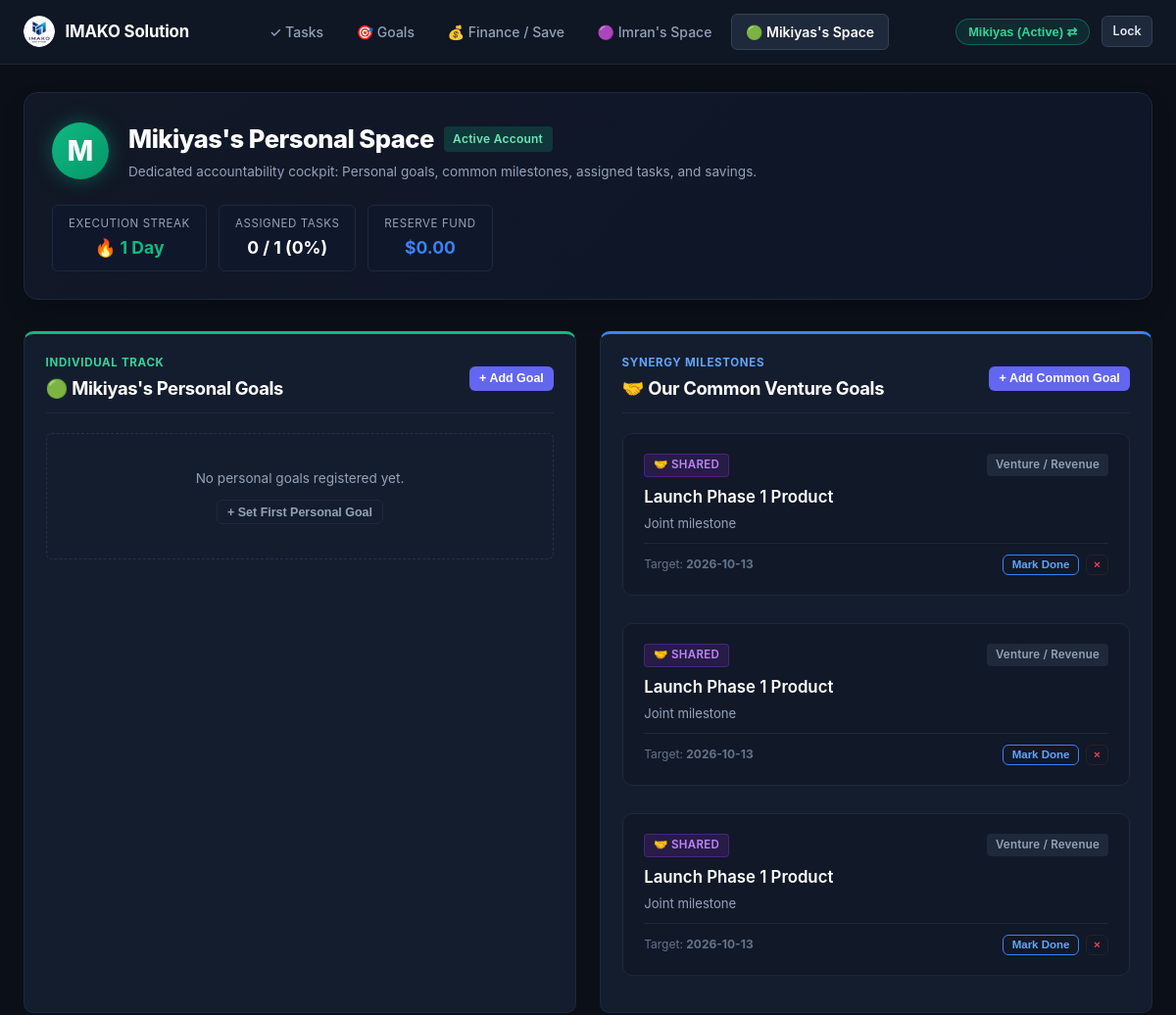
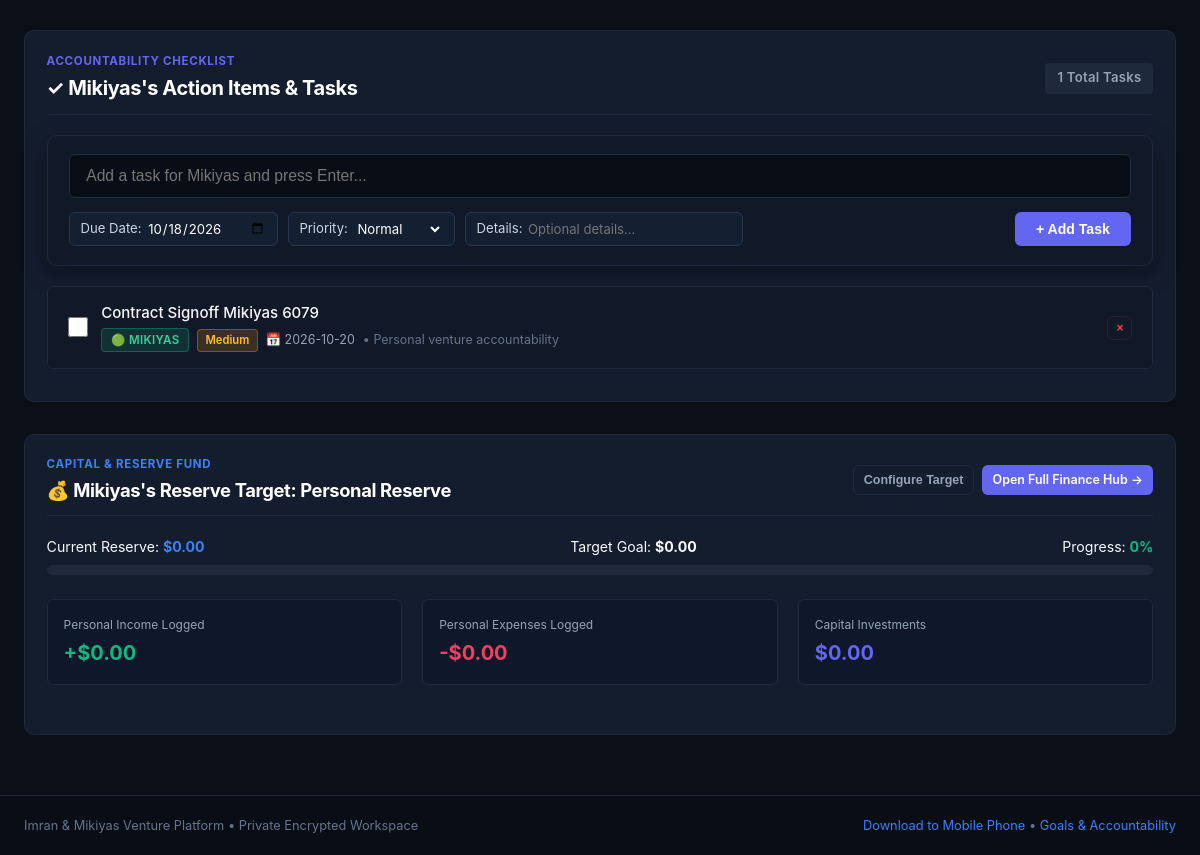
Page /mikiyas (signed in) on the earlier database version (2 pictures, top to bottom).
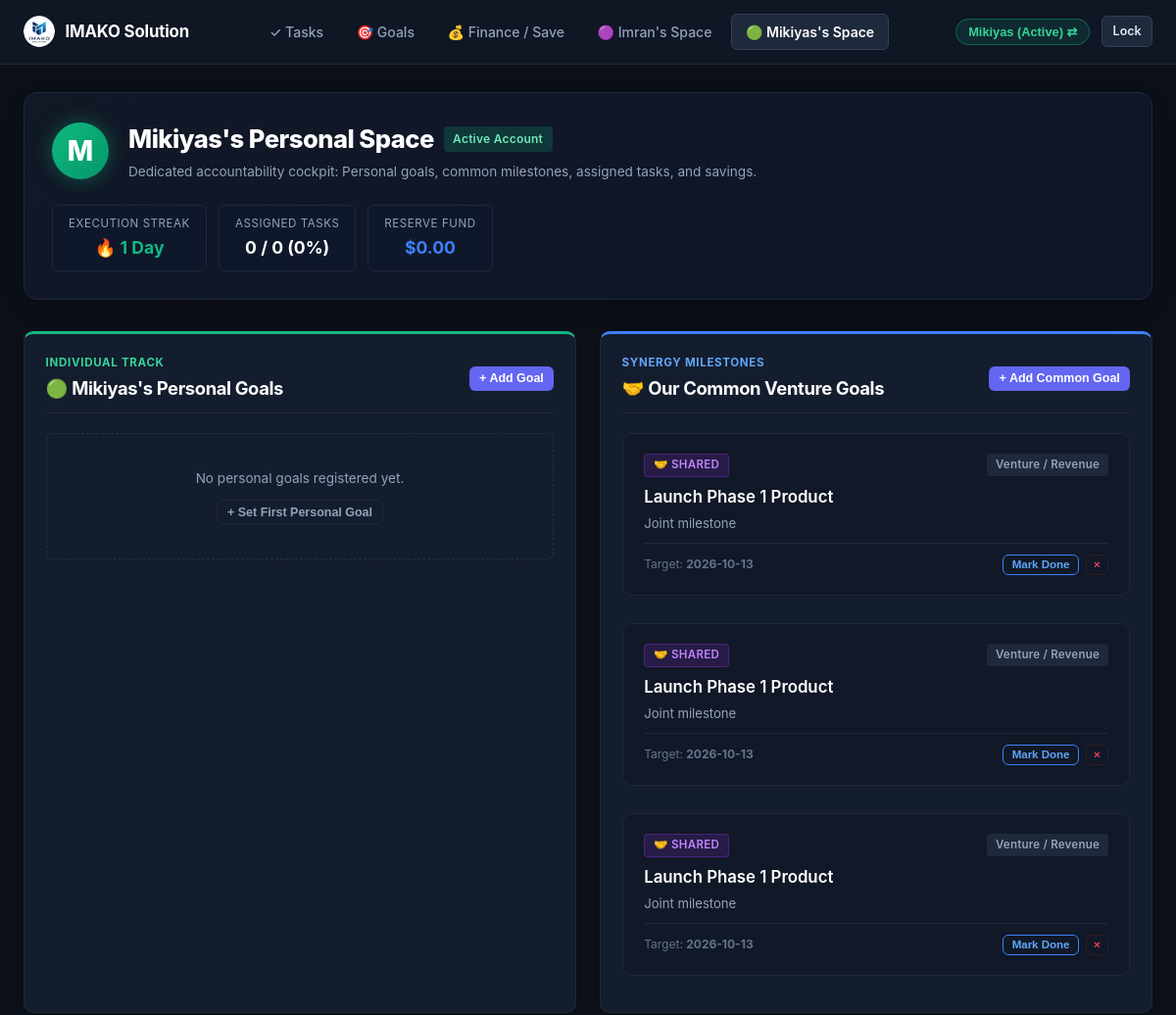
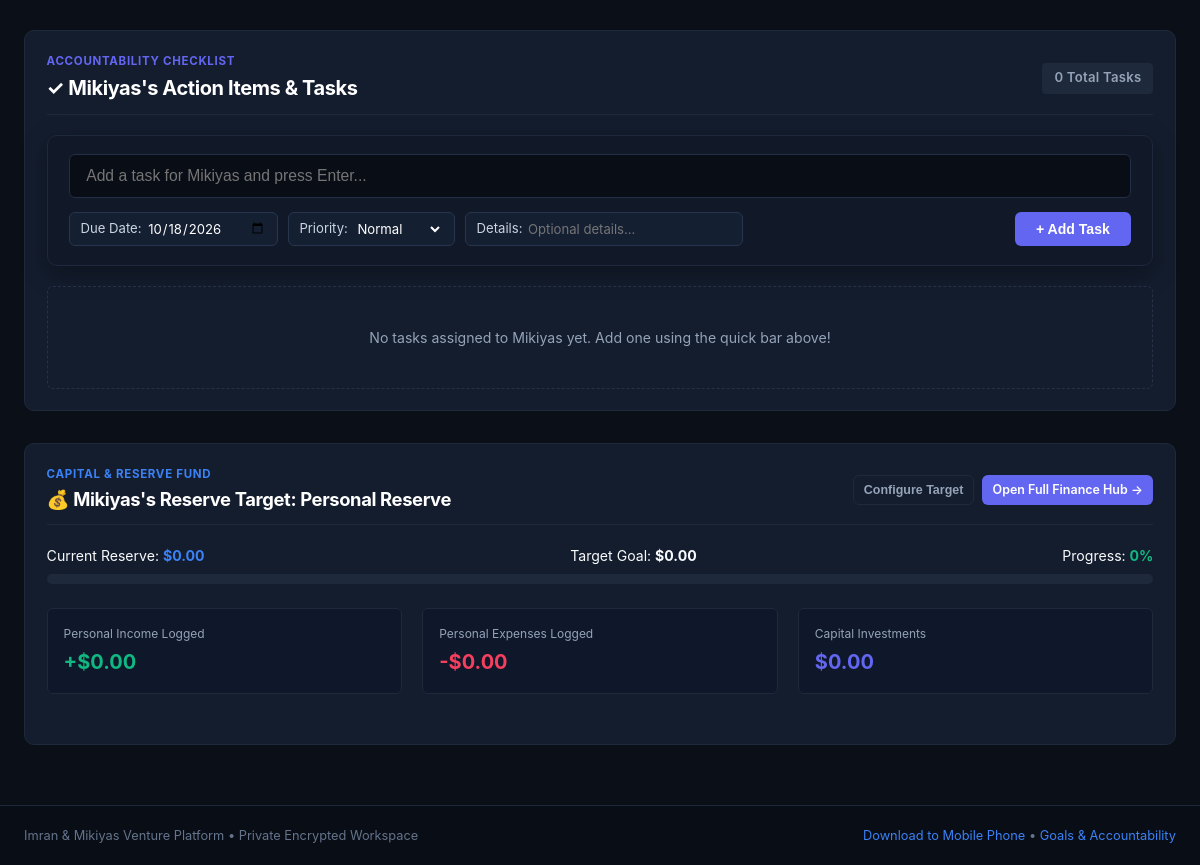
Same page on the later database version (2 pictures, top to bottom).
### tables this page shows
CREATE TABLE goals (
        id INTEGER PRIMARY KEY AUTOINCREMENT,
        goal_type TEXT NOT NULL CHECK(goal_type IN ('shared', 'imran', 'mikiyas')),
        title TEXT NOT NULL,
        description TEXT,
        target_time TEXT,
        target_date TEXT,
        category TEXT DEFAULT 'General',
        is_completed INTEGER NOT NULL DEFAULT 0,
        proof_image TEXT,
        proof_text TEXT,
        ai_verified INTEGER NOT NULL DEFAULT 0,
        ai_status TEXT NOT NULL DEFAULT 'Unverified',
        ai_feedback TEXT,
        reminder_enabled INTEGER NOT NULL DEFAULT 1,
        created_at TIMESTAMP DEFAULT CURRENT_TIMESTAMP
    , progress_pct INTEGER NOT NULL DEFAULT 0);

CREATE TABLE tasks (
        id INTEGER PRIMARY KEY AUTOINCREMENT,
        user_id TEXT NOT NULL,
        task_type TEXT NOT NULL DEFAULT 'personal' CHECK(task_type IN ('shared', 'personal')),
        week_identifier TEXT NOT NULL,
        title TEXT NOT NULL,
        details TEXT,
        due_date TEXT NOT NULL,
        target_time TEXT,
        is_done INTEGER NOT NULL DEFAULT 0,
        done_date TEXT,
        proof_image TEXT,
        proof_text TEXT,
        ai_verified INTEGER NOT NULL DEFAULT 0,
        ai_status TEXT NOT NULL DEFAULT 'Unverified',
        ai_feedback TEXT,
        is_archived INTEGER NOT NULL DEFAULT 0,
        consequence_applied INTEGER NOT NULL DEFAULT 0,
        created_at TIMESTAMP DEFAULT CURRENT_TIMESTAMP, assigned_to TEXT DEFAULT 'imran', priority TEXT DEFAULT 'Normal',
        FOREIGN KEY (user_id) REFERENCES users (id) ON DELETE CASCADE
    );

CREATE TABLE users (
        id TEXT PRIMARY KEY,
        name TEXT NOT NULL,
        pin_hash TEXT NOT NULL,
        default_consequence TEXT NOT NULL DEFAULT '',
        savings_goal_name TEXT NOT NULL DEFAULT 'Capital Growth Fund',
        savings_goal_target REAL NOT NULL DEFAULT 0.0,
        currency TEXT NOT NULL DEFAULT '$'
    );

### app.py (the view)
@app.route("/partner/<partner_id>")
@app.route("/imran")
@app.route("/mikiyas")
def partner_space(partner_id=None):
    if not partner_id:
        partner_id = "imran" if request.path == "/imran" else "mikiyas"
    if partner_id not in ("imran", "mikiyas"):
        partner_id = "imran"
    conn = get_db_connection()
    cursor = conn.cursor()
    cursor.execute("SELECT * FROM users WHERE id = ?", (partner_id,))
    partner = cursor.fetchone()
    cursor.execute("SELECT * FROM goals WHERE goal_type = ? ORDER BY is_completed ASC, id DESC", (partner_id,))
    personal_goals = cursor.fetchall()
    cursor.execute("SELECT * FROM goals WHERE goal_type = 'shared' ORDER BY is_completed ASC, id DESC")
    shared_goals = cursor.fetchall()
    cursor.execute("""
    SELECT * FROM tasks
    WHERE (assigned_to = ? OR (user_id = ? AND assigned_to != 'shared' AND task_type != 'shared'))
    ORDER BY is_done ASC, due_date ASC, id DESC
    """, (partner_id, partner_id))
    partner_tasks = cursor.fetchall()
    tasks_total = len(partner_tasks)
    tasks_done = sum(1 for t in partner_tasks if t["is_done"])
    task_rate = int((tasks_done / tasks_total * 100)) if tasks_total > 0 else 0
    streak_count = calculate_task_streak(conn, partner_id)
    fin_totals = get_user_financial_totals(conn, user_id=partner_id)
    savings_goal = partner["savings_goal_target"] if partner and partner["savings_goal_target"] > 0 else 2500.0
    savings_pct = min(100, int((fin_totals["savings"] / savings_goal) * 100)) if savings_goal > 0 else 0
    conn.close()
    return render_template(
        "partner.html",
        active_page=f"partner_{partner_id}",
        partner=partner,
        personal_goals=personal_goals,
        shared_goals=shared_goals,
        partner_tasks=partner_tasks,
        tasks_done=tasks_done,
        tasks_total=tasks_total,
        task_rate=task_rate,
        streak_count=streak_count,
        fin_totals=fin_totals,
        savings_pct=savings_pct
    )

### app.py (called while the page is built, shortened)
@app.before_request
def require_authentication_gate():
    if request.endpoint == "static" or request.path.startswith(("/static/", "/public/")):
        return None
    allowed_exact = (
        "/", "/index", "/login", "/login/", "/favicon.ico", "/manifest.json", "/sw.js",
        "/api/index", "/api/index/", "/api/index.py", "/debug"
    )
    if (
        request.path in allowed_exact
        or request.endpoint in ("login", "debug_endpoint", "index", "vercel_entrypoint_dispatcher")
    ):
        return None
    user = session.get("logged_in_user") or request.cookies.get("partner_user")
    if user in ("imran", "mikiyas"):
        if not session.get("logged_in_user"):
            session["logged_in_user"] = user
            session.permanent = True
        return None

### database/db.py (called while the page is built, shortened)
def get_db_connection():
    global _last_db_check
    conn = sqlite3.connect(DB_PATH, factory=SyncedConnection)
    conn.row_factory = sqlite3.Row
    conn.execute("PRAGMA foreign_keys = ON")
    return conn

    def commit(self):
        super().commit()
        if is_serverless:
            sync_db()

### templates/partner.html (shortened to what the changed rows need)
{% extends "base.html" %}
{% block content %}
<div class="partner-hero-banner" style="display:flex; justify-content:space-between; align-items:center; flex-wrap:wrap; gap:1.5rem; margin-bottom:2rem; background:linear-gradient(135deg, rgba(17, 24, 39, 0.95), rgba(15, 23, 42, 0.9)); border:1px solid #1f293d; padding:1.75rem; border-radius:var(--radius-lg); box-shadow:0 10px 25px -5px rgba(0,0,0,0.3);">
  <div style="display:flex; align-items:center; gap:1.25rem;">
    <div style="width:58px; height:58px; border-radius:50%; background:{% if partner.id == 'imran' %}linear-gradient(135deg, #6366f1, #4f46e5){% else %}linear-gradient(135deg, #10b981, #059669){% endif %}; display:flex; align-items:center; justify-content:center; font-size:1.75rem; font-weight:800; color:#fff; box-shadow:0 0 20px {% if partner.id == 'imran' %}rgba(99, 102, 241, 0.4){% else %}rgba(16, 185, 129, 0.4){% endif %};">
      {{ partner.name[0] }}
    </div>
    <div>
      <div style="display:flex; align-items:center; gap:0.6rem;">
        <h1 style="font-size:1.6rem; font-weight:800; color:#fff; margin:0;">
          {{ partner.name }}'s Personal Space
        </h1>
        <span class="badge" style="background:{% if partner.id == 'imran' %}rgba(99, 102, 241, 0.2){% else %}rgba(16, 185, 129, 0.2){% endif %}; color:{% if partner.id == 'imran' %}#a5b4fc{% else %}#6ee7b7{% endif %}; font-size:0.75rem; padding:0.25rem 0.6rem;">
          {% if current_user and current_user.id == partner.id %}Active Account{% else %}Partner View{% endif %}
        </span>
      </div>
      <p style="font-size:0.85rem; color:var(--text-muted); margin-top:0.25rem;">
      </p>
    </div>
  </div>
  <div style="display:flex; align-items:center; gap:0.75rem; flex-wrap:wrap;">
    <div style="background:#0f172a; border:1px solid #1e293b; padding:0.6rem 1rem; border-radius:var(--radius-sm); font-size:0.84rem; text-align:center;">
      <div style="font-size:0.72rem; color:var(--text-muted); text-transform:uppercase; letter-spacing:0.05em;">Assigned Tasks</div>
      <div style="font-weight:700; color:#fff; font-size:1.1rem; margin-top:0.15rem;">
        {{ tasks_done }} / {{ tasks_total }} ({{ task_rate }}%)
      </div>
    </div>
  </div>
</div>
<div class="grid-2" style="margin-bottom: 2rem;">
  <div class="card" style="border-top: 3px solid #3b82f6;">
    {% if shared_goals %}
      <div style="display:flex; flex-direction:column; gap:0.75rem;">
        {% for goal in shared_goals %}
          <div class="goal-tile {% if goal.is_completed %}completed{% endif %}">
            <div class="goal-tile-header">
              <span class="badge-assignee shared">🤝 Shared</span>
              <span class="badge" style="background:#1e293b; color:#94a3b8; font-size:0.72rem;">{{ goal.category }}</span>
            </div>
            <div class="goal-tile-title" style="margin-bottom:0.35rem; {% if goal.is_completed %}text-decoration:line-through; color:#64748b;{% endif %}">
              {{ goal.title }}
            </div>
            {% if goal.description %}
              <p style="font-size:0.82rem; color:var(--text-muted); margin-bottom:0.65rem; line-height:1.4;">
                {{ goal.description }}
              </p>
            {% endif %}
            <div style="display:flex; justify-content:space-between; align-items:center; font-size:0.75rem; color:var(--text-subtle); margin-top:0.65rem; padding-top:0.65rem; border-top:1px solid #1e293b;">
              <span>Target: <strong>{{ goal.target_date or 'No deadline' }}</strong></span>
              <div style="display:flex; align-items:center; gap:0.4rem;">
                <form action="{{ url_for('toggle_goal_status', goal_id=goal.id) }}" method="POST" style="margin:0;">
                  <button type="submit" class="btn btn-outline btn-sm" style="padding:0.22rem 0.55rem; font-size:0.72rem; border-color:{% if goal.is_completed %}#10b981{% else %}#3b82f6{% endif %}; color:{% if goal.is_completed %}#34d399{% else %}#60a5fa{% endif %};">
                    {% if goal.is_completed %}✓ Done{% else %}Mark Done{% endif %}
                  </button>
                </form>
                <form action="{{ url_for('delete_goal', goal_id=goal.id) }}" method="POST" style="margin:0;">
                  <button type="submit" class="btn btn-outline btn-sm delete-confirm-btn" data-confirm-msg="Remove this goal?" style="padding:0.22rem 0.45rem; font-size:0.72rem; border-color:#2e1f26; color:#f43f5e;">
                    &times;
                  </button>
                </form>
              </div>
            </div>
          </div>
        {% endfor %}
      </div>
    {% endif %}
  </div>
</div>
<div class="card" style="margin-bottom: 2rem;">
  <div class="card-header" style="margin-bottom: 1.25rem;">
    <div>
      <div style="font-size:0.72rem; font-weight:700; text-transform:uppercase; letter-spacing:0.06em; color:var(--accent-indigo); margin-bottom:0.2rem;">
        Accountability Checklist
      </div>
      <h2 style="font-size:1.25rem; font-weight:700; color:#fff;">
        ✓ {{ partner.name }}'s Action Items &amp; Tasks
      </h2>
    </div>
    <span class="badge" style="background:#1e293b; color:#94a3b8; font-size:0.82rem; padding:0.35rem 0.75rem;">
      {{ partner_tasks|length }} Total Tasks
    </span>
  </div>
  <div class="task-quick-add" style="margin-bottom: 1.25rem;">
    <form action="{{ url_for('add_task') }}" method="POST">
      <div class="task-add-input-row">
        <input type="text" name="title" class="task-main-input" placeholder="Add a task for {{ partner.name }} and press Enter..." required autocomplete="off">
      </div>
    </form>
  </div>
  {% if partner_tasks %}
    <div style="display:flex; flex-direction:column; gap:0.6rem;">
      {% for task in partner_tasks %}
        <div class="cool-task-card {% if task.is_done %}is-done{% endif %}">
          <div class="cool-task-left">
            <form action="{{ url_for('toggle_task_done', task_id=task.id) }}" method="POST" style="margin:0; display:flex; align-items:center;">
              <input type="checkbox" class="cool-task-checkbox" {% if task.is_done %}checked{% endif %} onchange="this.form.submit()" title="Toggle task status">
            </form>
            <div style="flex:1;">
              <div class="cool-task-title">
                {{ task.title }}
              </div>
              <div class="cool-task-meta">
                {% if task.assigned_to == 'shared' or task.task_type == 'shared' %}
                  <span class="badge-assignee shared">🤝 Shared</span>
                {% elif task.assigned_to == 'imran' or task.user_id == 'imran' %}
                  <span class="badge-assignee imran">🟣 Imran</span>
                {% else %}
                  <span class="badge-assignee mikiyas">🟢 Mikiyas</span>
                {% endif %}
                {% if task.priority and task.priority != 'Normal' %}
                  <span class="badge-priority {{ task.priority }}">{{ task.priority }}</span>
                {% endif %}
                {% if task.due_date %}
                  <span style="color:{% if not task.is_done and task.due_date < today_str %}var(--accent-rose){% else %}var(--text-muted){% endif %};">
                    📅 {{ task.due_date }}
                  </span>
                {% endif %}
                {% if task.details %}
                  <span style="color:var(--text-subtle);">• {{ task.details }}</span>
                {% endif %}
              </div>
            </div>
          </div>
          <div class="cool-task-actions">
            <form action="{{ url_for('delete_task', task_id=task.id) }}" method="POST" style="margin:0;">
              <button type="submit" class="btn btn-outline btn-sm delete-confirm-btn" data-confirm-msg="Delete this task?" style="padding:0.25rem 0.5rem; font-size:0.75rem; border-color:#2e1f26; color:#f43f5e;">
                &times;
              </button>
            </form>
          </div>
        </div>
      {% endfor %}
    </div>
  {% else %}
    <div style="padding:2.5rem 1rem; text-align:center; color:var(--text-muted); border:1px dashed #243147; border-radius:var(--radius-sm); font-size:0.88rem;">
      No tasks assigned to {{ partner.name }} yet. Add one using the quick bar above!
    </div>
  {% endif %}
</div>
<div class="card" style="margin-bottom: 2rem;">
  <div class="card-header" style="margin-bottom: 1.25rem;">
    <div>
      <div style="font-size:0.72rem; font-weight:700; text-transform:uppercase; letter-spacing:0.06em; color:var(--accent-blue); margin-bottom:0.2rem;">
        Capital &amp; Reserve Fund
      </div>
      <h3 style="font-size:1.15rem; font-weight:700; color:#fff;">
        💰 {{ partner.name }}'s Reserve Target: {{ partner.savings_goal_name or 'Personal Reserve' }}
      </h3>
    </div>
  </div>
  <div style="display:flex; justify-content:space-between; font-size:0.88rem; margin-bottom:0.5rem;">
    <span>Target Goal: <strong>${{ "%.2f"|format(partner.savings_goal_target) }}</strong></span>
  </div>
</div>
{% endblock %}

Differences in the rows shown:
removed tasks: title "Contract Signoff Mikiyas 6079", assigned_to "🟢 MIKIYAS", priority "Medium", due_date "2026-10-20", details "Personal venture accountability"
shown differently, row unchanged: users "Mikiyas": name (not shown) → "Mikiyas"
Other differences:
{{ tasks_total }}: "1" → "0"
{{ partner_tasks|length }}: "1" → "0"
text now shown: "No tasks assigned to yet. Add one using the quick bar above!"
